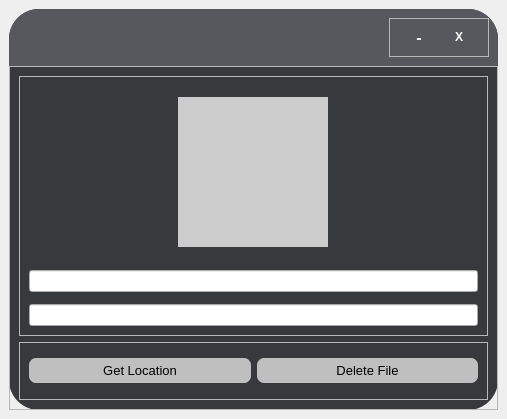
<?xml version="1.0" encoding="UTF-8"?>
<ui version="4.0">
 <class>MainWindow</class>
 <widget class="QMainWindow" name="MainWindow">
  <property name="geometry">
   <rect>
    <x>0</x>
    <y>0</y>
    <width>507</width>
    <height>419</height>
   </rect>
  </property>
  <property name="windowTitle">
   <string>MainWindow</string>
  </property>
  <widget class="QWidget" name="centralwidget">
   <layout class="QHBoxLayout" name="horizontalLayout">
    <item>
     <widget class="QFrame" name="frame">
      <property name="styleSheet">
       <string notr="true">#frame{
	background-color: rgb(56, 57, 60);
	border-radius:30px
}</string>
      </property>
      <property name="frameShape">
       <enum>QFrame::StyledPanel</enum>
      </property>
      <property name="frameShadow">
       <enum>QFrame::Raised</enum>
      </property>
      <layout class="QVBoxLayout" name="verticalLayout">
       <property name="spacing">
        <number>0</number>
       </property>
       <property name="leftMargin">
        <number>0</number>
       </property>
       <property name="topMargin">
        <number>0</number>
       </property>
       <property name="rightMargin">
        <number>0</number>
       </property>
       <property name="bottomMargin">
        <number>0</number>
       </property>
       <item>
        <widget class="QFrame" name="top_frame">
         <property name="sizePolicy">
          <sizepolicy hsizetype="Preferred" vsizetype="Expanding">
           <horstretch>0</horstretch>
           <verstretch>1</verstretch>
          </sizepolicy>
         </property>
         <property name="styleSheet">
          <string notr="true">#top_frame{
	background-color: rgb(86, 88, 93);
	border-top-left-radius:30px;
	border-top-right-radius:30px;
}</string>
         </property>
         <property name="frameShape">
          <enum>QFrame::StyledPanel</enum>
         </property>
         <property name="frameShadow">
          <enum>QFrame::Raised</enum>
         </property>
         <layout class="QHBoxLayout" name="horizontalLayout_3">
          <item alignment="Qt::AlignRight">
           <widget class="QFrame" name="top_buttons">
            <property name="styleSheet">
             <string notr="true">QPushButton{
	border:none;
}
QPushButton:hover{
	padding-bottom:5px;
}</string>
            </property>
            <property name="frameShape">
             <enum>QFrame::StyledPanel</enum>
            </property>
            <property name="frameShadow">
             <enum>QFrame::Raised</enum>
            </property>
            <layout class="QHBoxLayout" name="horizontalLayout_2">
             <property name="spacing">
              <number>0</number>
             </property>
             <property name="leftMargin">
              <number>9</number>
             </property>
             <property name="topMargin">
              <number>9</number>
             </property>
             <property name="rightMargin">
              <number>9</number>
             </property>
             <property name="bottomMargin">
              <number>9</number>
             </property>
             <item>
              <widget class="QPushButton" name="minimise">
               <property name="sizePolicy">
                <sizepolicy hsizetype="Minimum" vsizetype="Fixed">
                 <horstretch>0</horstretch>
                 <verstretch>0</verstretch>
                </sizepolicy>
               </property>
               <property name="minimumSize">
                <size>
                 <width>40</width>
                 <height>0</height>
                </size>
               </property>
               <property name="maximumSize">
                <size>
                 <width>50</width>
                 <height>16777215</height>
                </size>
               </property>
               <property name="palette">
                <palette>
                 <active>
                  <colorrole role="Text">
                   <brush brushstyle="SolidPattern">
                    <color alpha="255">
                     <red>255</red>
                     <green>255</green>
                     <blue>255</blue>
                    </color>
                   </brush>
                  </colorrole>
                  <colorrole role="ButtonText">
                   <brush brushstyle="SolidPattern">
                    <color alpha="255">
                     <red>255</red>
                     <green>255</green>
                     <blue>255</blue>
                    </color>
                   </brush>
                  </colorrole>
                  <colorrole role="PlaceholderText">
                   <brush brushstyle="SolidPattern">
                    <color alpha="128">
                     <red>255</red>
                     <green>255</green>
                     <blue>255</blue>
                    </color>
                   </brush>
                  </colorrole>
                 </active>
                 <inactive>
                  <colorrole role="Text">
                   <brush brushstyle="SolidPattern">
                    <color alpha="255">
                     <red>255</red>
                     <green>255</green>
                     <blue>255</blue>
                    </color>
                   </brush>
                  </colorrole>
                  <colorrole role="ButtonText">
                   <brush brushstyle="SolidPattern">
                    <color alpha="255">
                     <red>255</red>
                     <green>255</green>
                     <blue>255</blue>
                    </color>
                   </brush>
                  </colorrole>
                  <colorrole role="PlaceholderText">
                   <brush brushstyle="SolidPattern">
                    <color alpha="128">
                     <red>255</red>
                     <green>255</green>
                     <blue>255</blue>
                    </color>
                   </brush>
                  </colorrole>
                 </inactive>
                 <disabled>
                  <colorrole role="Text">
                   <brush brushstyle="SolidPattern">
                    <color alpha="255">
                     <red>120</red>
                     <green>120</green>
                     <blue>120</blue>
                    </color>
                   </brush>
                  </colorrole>
                  <colorrole role="ButtonText">
                   <brush brushstyle="SolidPattern">
                    <color alpha="255">
                     <red>120</red>
                     <green>120</green>
                     <blue>120</blue>
                    </color>
                   </brush>
                  </colorrole>
                  <colorrole role="PlaceholderText">
                   <brush brushstyle="SolidPattern">
                    <color alpha="128">
                     <red>0</red>
                     <green>0</green>
                     <blue>0</blue>
                    </color>
                   </brush>
                  </colorrole>
                 </disabled>
                </palette>
               </property>
               <property name="font">
                <font>
                 <family>Arial</family>
                 <pointsize>12</pointsize>
                 <weight>75</weight>
                 <bold>true</bold>
                </font>
               </property>
               <property name="text">
                <string>-</string>
               </property>
              </widget>
             </item>
             <item>
              <widget class="QPushButton" name="close">
               <property name="minimumSize">
                <size>
                 <width>40</width>
                 <height>0</height>
                </size>
               </property>
               <property name="maximumSize">
                <size>
                 <width>50</width>
                 <height>16777215</height>
                </size>
               </property>
               <property name="palette">
                <palette>
                 <active>
                  <colorrole role="Text">
                   <brush brushstyle="SolidPattern">
                    <color alpha="255">
                     <red>255</red>
                     <green>255</green>
                     <blue>255</blue>
                    </color>
                   </brush>
                  </colorrole>
                  <colorrole role="ButtonText">
                   <brush brushstyle="SolidPattern">
                    <color alpha="255">
                     <red>255</red>
                     <green>255</green>
                     <blue>255</blue>
                    </color>
                   </brush>
                  </colorrole>
                  <colorrole role="PlaceholderText">
                   <brush brushstyle="SolidPattern">
                    <color alpha="128">
                     <red>255</red>
                     <green>255</green>
                     <blue>255</blue>
                    </color>
                   </brush>
                  </colorrole>
                 </active>
                 <inactive>
                  <colorrole role="Text">
                   <brush brushstyle="SolidPattern">
                    <color alpha="255">
                     <red>255</red>
                     <green>255</green>
                     <blue>255</blue>
                    </color>
                   </brush>
                  </colorrole>
                  <colorrole role="ButtonText">
                   <brush brushstyle="SolidPattern">
                    <color alpha="255">
                     <red>255</red>
                     <green>255</green>
                     <blue>255</blue>
                    </color>
                   </brush>
                  </colorrole>
                  <colorrole role="PlaceholderText">
                   <brush brushstyle="SolidPattern">
                    <color alpha="128">
                     <red>255</red>
                     <green>255</green>
                     <blue>255</blue>
                    </color>
                   </brush>
                  </colorrole>
                 </inactive>
                 <disabled>
                  <colorrole role="Text">
                   <brush brushstyle="SolidPattern">
                    <color alpha="255">
                     <red>120</red>
                     <green>120</green>
                     <blue>120</blue>
                    </color>
                   </brush>
                  </colorrole>
                  <colorrole role="ButtonText">
                   <brush brushstyle="SolidPattern">
                    <color alpha="255">
                     <red>120</red>
                     <green>120</green>
                     <blue>120</blue>
                    </color>
                   </brush>
                  </colorrole>
                  <colorrole role="PlaceholderText">
                   <brush brushstyle="SolidPattern">
                    <color alpha="128">
                     <red>0</red>
                     <green>0</green>
                     <blue>0</blue>
                    </color>
                   </brush>
                  </colorrole>
                 </disabled>
                </palette>
               </property>
               <property name="font">
                <font>
                 <family>Arial</family>
                 <pointsize>9</pointsize>
                 <weight>75</weight>
                 <bold>true</bold>
                </font>
               </property>
               <property name="text">
                <string>X</string>
               </property>
              </widget>
             </item>
            </layout>
           </widget>
          </item>
         </layout>
        </widget>
       </item>
       <item>
        <widget class="QFrame" name="main_frame">
         <property name="sizePolicy">
          <sizepolicy hsizetype="Preferred" vsizetype="Expanding">
           <horstretch>0</horstretch>
           <verstretch>10</verstretch>
          </sizepolicy>
         </property>
         <property name="frameShape">
          <enum>QFrame::StyledPanel</enum>
         </property>
         <property name="frameShadow">
          <enum>QFrame::Raised</enum>
         </property>
         <layout class="QVBoxLayout" name="verticalLayout_2">
          <item>
           <widget class="QFrame" name="frame_2">
            <property name="sizePolicy">
             <sizepolicy hsizetype="Preferred" vsizetype="Expanding">
              <horstretch>0</horstretch>
              <verstretch>9</verstretch>
             </sizepolicy>
            </property>
            <property name="frameShape">
             <enum>QFrame::StyledPanel</enum>
            </property>
            <property name="frameShadow">
             <enum>QFrame::Raised</enum>
            </property>
            <layout class="QHBoxLayout" name="horizontalLayout_5">
             <item>
              <layout class="QVBoxLayout" name="verticalLayout_3" stretch="3,0,3">
               <property name="spacing">
                <number>12</number>
               </property>
               <item alignment="Qt::AlignHCenter|Qt::AlignVCenter">
                <widget class="QLabel" name="label">
                 <property name="sizePolicy">
                  <sizepolicy hsizetype="Preferred" vsizetype="Preferred">
                   <horstretch>0</horstretch>
                   <verstretch>0</verstretch>
                  </sizepolicy>
                 </property>
                 <property name="minimumSize">
                  <size>
                   <width>150</width>
                   <height>150</height>
                  </size>
                 </property>
                 <property name="styleSheet">
                  <string notr="true">background-color: rgb(204, 204, 204);</string>
                 </property>
                 <property name="text">
                  <string/>
                 </property>
                </widget>
               </item>
               <item>
                <widget class="QLineEdit" name="lineEdit_2">
                 <property name="minimumSize">
                  <size>
                   <width>0</width>
                   <height>22</height>
                  </size>
                 </property>
                </widget>
               </item>
               <item>
                <widget class="QLineEdit" name="lineEdit">
                 <property name="minimumSize">
                  <size>
                   <width>0</width>
                   <height>22</height>
                  </size>
                 </property>
                </widget>
               </item>
              </layout>
             </item>
            </layout>
           </widget>
          </item>
          <item>
           <widget class="QFrame" name="frame_3">
            <property name="sizePolicy">
             <sizepolicy hsizetype="Preferred" vsizetype="Expanding">
              <horstretch>0</horstretch>
              <verstretch>2</verstretch>
             </sizepolicy>
            </property>
            <property name="frameShape">
             <enum>QFrame::StyledPanel</enum>
            </property>
            <property name="frameShadow">
             <enum>QFrame::Raised</enum>
            </property>
            <layout class="QHBoxLayout" name="horizontalLayout_4">
             <item>
              <widget class="QPushButton" name="pushButton">
               <property name="minimumSize">
                <size>
                 <width>0</width>
                 <height>25</height>
                </size>
               </property>
               <property name="font">
                <font>
                 <family>Arial</family>
                 <pointsize>10</pointsize>
                </font>
               </property>
               <property name="styleSheet">
                <string notr="true">background-color: rgb(191, 191, 191);
border-radius:7px;</string>
               </property>
               <property name="text">
                <string>Get Location</string>
               </property>
              </widget>
             </item>
             <item>
              <widget class="QPushButton" name="pushButton_2">
               <property name="minimumSize">
                <size>
                 <width>0</width>
                 <height>25</height>
                </size>
               </property>
               <property name="font">
                <font>
                 <family>Arial</family>
                 <pointsize>10</pointsize>
                </font>
               </property>
               <property name="styleSheet">
                <string notr="true">background-color: rgb(191, 191, 191);
border-radius:7px;</string>
               </property>
               <property name="text">
                <string>Delete File</string>
               </property>
              </widget>
             </item>
            </layout>
           </widget>
          </item>
         </layout>
        </widget>
       </item>
      </layout>
     </widget>
    </item>
   </layout>
  </widget>
 </widget>
 <resources/>
 <connections>
  <connection>
   <sender>close</sender>
   <signal>clicked()</signal>
   <receiver>MainWindow</receiver>
   <slot>close()</slot>
   <hints>
    <hint type="sourcelabel">
     <x>531</x>
     <y>27</y>
    </hint>
    <hint type="destinationlabel">
     <x>576</x>
     <y>5</y>
    </hint>
   </hints>
  </connection>
  <connection>
   <sender>minimise</sender>
   <signal>clicked()</signal>
   <receiver>MainWindow</receiver>
   <slot>showMinimized()</slot>
   <hints>
    <hint type="sourcelabel">
     <x>479</x>
     <y>31</y>
    </hint>
    <hint type="destinationlabel">
     <x>496</x>
     <y>2</y>
    </hint>
   </hints>
  </connection>
 </connections>
</ui>
